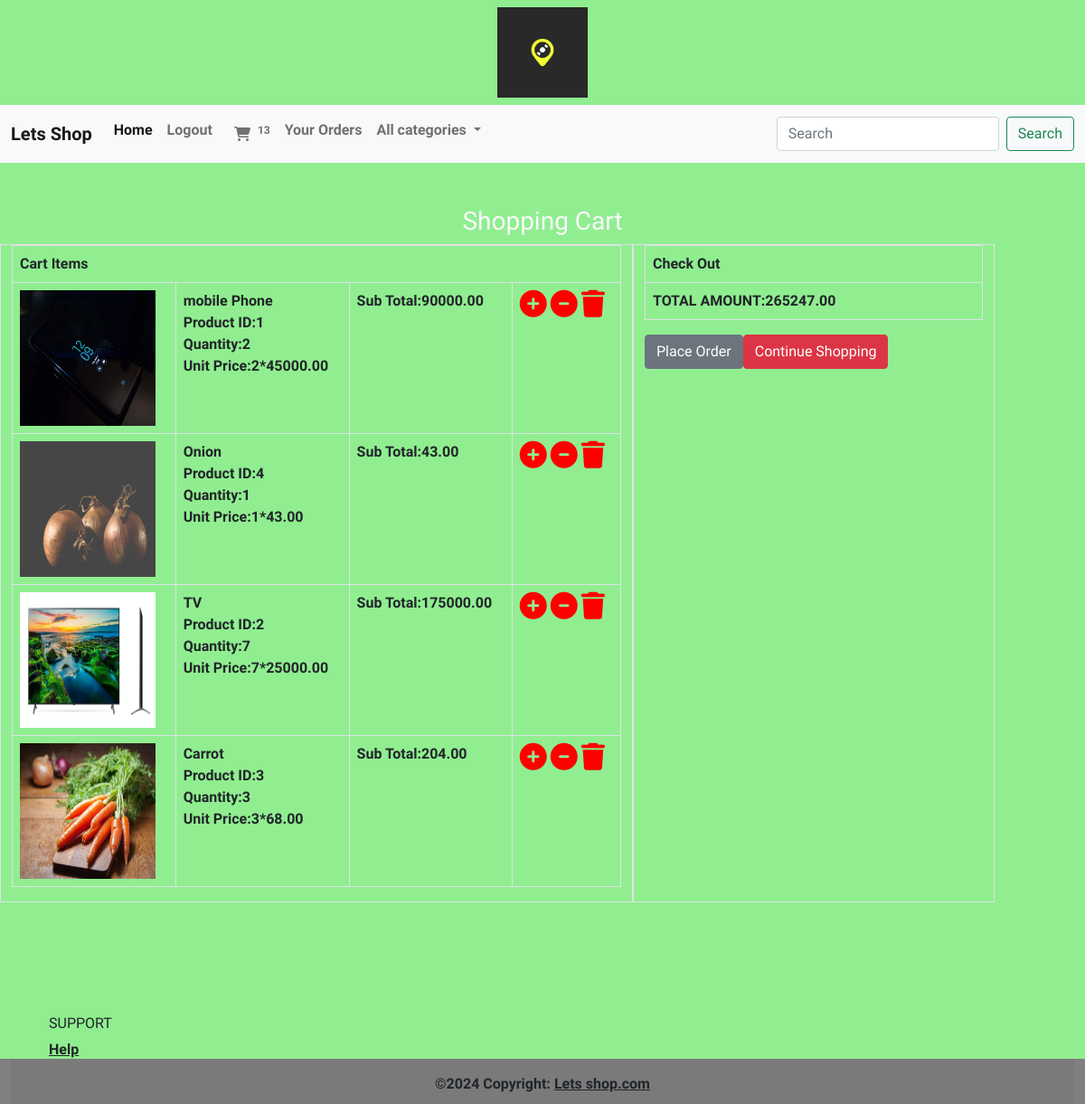
The page /cart/cartview/ (signed in) on the database its author committed.
### cart/models.py (models this page shows, shortened)
class cart(models.Model):
    product=models.ForeignKey(product,on_delete=models.CASCADE)
    user=models.ForeignKey(User,on_delete=models.CASCADE)
    quantity=models.IntegerField()
    date_added=models.DateTimeField(auto_now_add=True)
    def subtotal(self):
        return self.quantity*self.product.price

### shop/models.py (models this page shows, shortened)
class product(models.Model):
    name=models.CharField(max_length=30)
    desc=models.TextField()
    image=models.ImageField(upload_to='products',null=True,blank=True)
    price=models.DecimalField(max_digits=10,decimal_places=2)
    stock=models.IntegerField()
    available=models.BooleanField(default=True)
    created=models.DateTimeField(auto_now_add=True)  #add one time
    updated=models.DateTimeField(auto_now=True)   #add every time
    category=models.ForeignKey(category,on_delete=models.CASCADE)

### cart/views.py (the view)
# urls.py: path('cartview/', views.cart_view, name="cartview"),
@login_required
def cart_view(request):
    u=request.user
    total=0
    c=cart.objects.filter(user=u)
    for i in c:
        total=total+i.quantity*i.product.price
    return render(request,'cart.html',{'c':c,'total':total})

### cart/context_processors.py (called while the page is built)
def total(request):
    count=0
    if request.user.is_authenticated:
        u=request.user
        try:
            c=cart.objects.filter(user=u)
            for i in c:
                count=count+i.quantity
        except:
            count=0
    return {'count':count}

### shop/context_processors.py (called while the page is built)
def links(request):
    c=category.objects.all()
    return {'links':c}

### templates/cart.html
{% extends 'base.html' %}
{% load static %}
{% block content %}
<div class="container-fluid mt-5" style="margin-bottom:100px">
    <div class="row">
        <h3 class="text-center text-light">Shopping Cart</h3>
        <div class="col-7 border border-1">
        <table class="table table-bordered">
            <tr>
                <th colspan="6">Cart Items</th>
                {% for i in c %}
            <tr>
            <td><img src="{{i.product.image.url}}" height="150px" width="150px"></td>
            <td>
                <b>{{i.product.name}}</b><br>
            <b>Product ID:{{i.product.id}}</b><br>
                <b>Quantity:{{i.quantity}}</b><br>
                <b>Unit Price:{{i.quantity}}*{{i.product.price}}</b><br>
            <td>Sub Total:{{i.subtotal}}</td>
            <td>
                {% if i.product.stock > 0 %}
                <a href="{% url 'cart:addtocart' i.product.id %}"><i class="fa-solid fa-circle-plus" style="font-size:30px; color:red;"></i></a>
                    <a href="{% url 'cart:cartremove' i.product.id %}"> <i class="fa-solid fa-circle-minus" style="font-size:30px; color:red;"></i></a>
            <a href="{% url 'cart:fullremove' i.product.id %}"> <i class="fa-solid fa-trash" style="font-size:30px; color:red;"></i></a>
                {% else %}
                <a href="{% url 'cart:cartremove' i.product.id %}"> <i class="fa-solid fa-circle-minus" style="font-size:30px; color:red;"></i></a>
            <a href="{% url 'cart:fullremove' i.product.id %}"> <i class="fa-solid fa-trash" style="font-size:30px; color:red;"></i></a>
                {% endif %}
            </td>
        </tr>
            {% endfor %}
        </table>
        </div>
        <div class="col-4 border border-1">
            <table class="table table-bordered">
            <tr>
                <th colspan="6">Check Out</th>
            </tr>
                <tr>
                    <td colspan="4">
                        TOTAL AMOUNT:{{total}}
                    </td>
                </tr>
        </table>
            <a class="btn btn-secondary" href="{% url 'cart:orderform' %}">Place Order</a>
            <a class="btn btn-danger" href="{% url 'shop:allcat' %}" style="position:absolute;right:2;">Continue Shopping</a>
        </div>
    </div>
</div>
{% endblock %}

### templates/base.html (shortened to what this page needs)
<!DOCTYPE html>
{% load static %}
<html lang="en" xmlns="http://www.w3.org/1999/html">
<head>
    <link href="https://cdn.jsdelivr.net/npm/bootstrap@5.0.2/dist/css/bootstrap.min.css" rel="stylesheet">
    <link rel="stylesheet" href="{% static 'css/style.css' %}">
<link rel="stylesheet" href="https://cdnjs.cloudflare.com/ajax/libs/font-awesome/6.5.1/css/all.min.css" />
</head>
<body>
<center>
<img src="{% static 'images/logo.jpg' %}" height="100px" width="100px" class="mb-2 mt-2">
</center>
<nav class="navbar navbar-expand-lg navbar-light bg-light">
  <div class="container-fluid">
    <a class="navbar-brand" href="#">Lets Shop</a>
    <div class="collapse navbar-collapse" id="navbarSupportedContent">
      <ul class="navbar-nav me-auto mb-2 mb-lg-0">
          <li class="nav-item">
          <a class="nav-link active" aria-current="page" href="{% url 'shop:allcat' %}">Home</a>
        </li>
          {% if user.is_authenticated %}
          <li class="nav-item">
          <a class="nav-link" href="{% url 'shop:logout' %}">Logout</a>
        </li>
          {% if user.is_superuser != True %}
          <li class="nav-item">
              <a class="nav-link" href="{% url 'cart:cartview' %}"><i class="fa-solid fa-cart-shopping m-2"></i><sup>{{count}}</sup></a>
        </li>
          <li class="nav-item">
              <a class="nav-link" href="{% url 'cart:orderview' %}">Your Orders</a>
        </li>
          {% endif %}
          {% endif %}
        <li class="nav-item dropdown">
          <a class="nav-link dropdown-toggle" href="#"  role="button" data-bs-toggle="dropdown" aria-expanded="false">
            All categories
          </a>
        </li>
      </ul>
      <form class="d-flex" method="POST" action="{% url 'search:searchproducts' %}">
        <input class="form-control me-2" name="q" type="search" placeholder="Search" aria-label="Search">
        <button class="btn btn-outline-success" type="submit">Search</button>
      </form>
    </div>
  </div>
</nav>
{% block content %}
{% endblock  %}
<div class="container p-4">
    <div class="row">
      <div class="col-lg-3 col-md-6 mb-4 mb-md-0">
        <h6 class="text-uppercase">Support</h6>
        <ul class="list-unstyled mb-0">
          <li>
            <a href="#!" class="text-body">Help</a>
          </li>
          <li>
            <a href="#!" class="text-body">Contact</a>
          </li>
        </ul>
      </div>
<footer class="bg-body-tertiary text-center " style="background-color:gray; position:fixed;left:0 ;bottom:0; height:50px; width:100%;">
<div class="text-center p-3" style="background-color: rgba(0, 0, 0, 0.05);">
    ©2024 Copyright:
    <a class="text-body" >Lets shop.com</a>
  </div>
</footer>
    </div>
</div>
</body>
</html>

### static/css/style.css (style rules this page uses)
body { background-color:lightgreen; font-family: "Ojuju", sans-serif; font-optical-sizing: auto; font-weight: 600; font-style: normal; }

### rows shown on the page
cart: product.image (picture), product.name "mobile Phone", product.id "1", quantity "2", product.price "45000.00", subtotal "90000.00"
cart: product.image (picture), product.name "Onion", product.id "4", quantity "1", product.price "43.00", subtotal "43.00"
cart: product.image (picture), product.name "TV", product.id "2", quantity "7", product.price "25000.00", subtotal "175000.00"
cart: product.image (picture), product.name "Carrot", product.id "3", quantity "3", product.price "68.00", subtotal "204.00"

### other values the page prints
{{ count }} "13"
{{ total }} "265247.00"
